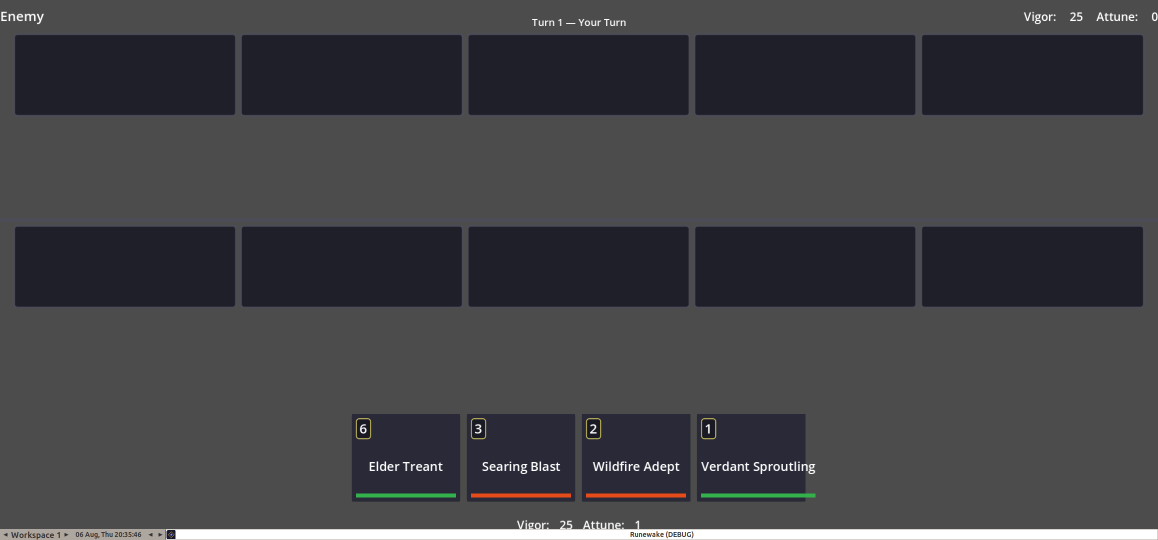
#> input picture check-2316x1080.png, 2316 x 1080 px, found by its file name (shown at 1/2 size)
$ python analyze_image.py
#> lines starting #> are read from the running program, lines starting #| are printed output that depends on the picture; after the words box and inside, x2 and y2 are one past the last pixel; in counts of white or black regions, pixels touching at a corner belong together
from PIL import Image
import numpy as np

img = Image.open('/home/fictive/runewake/check-2316x1080.png')
#> img is the input picture: PIL image 2316x1080 RGB; mean R, G, B 65.3, 65.3, 68.9
a = np.array(img)
h, w = a.shape[:2]
#> h = 1080; w = 2316

# Detailed scan of the HandArea region (y=614 to y=1057)
# Look for any pixels that are NOT medium gray (76,76,76)
print("=== HandArea anomaly scan ===")
region = a[614:1058, :, :]
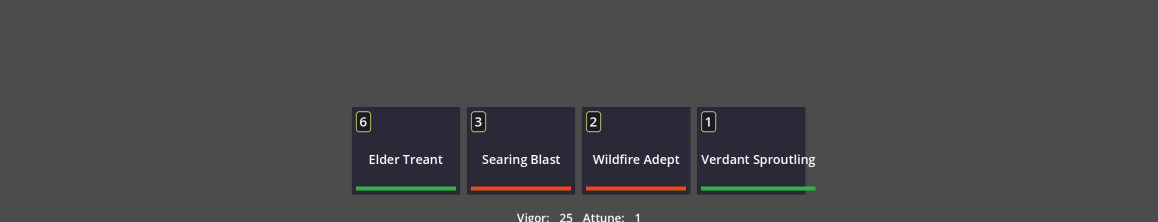
#> region: shape (444, 2316, 3) (shown at 1/2 size); mean R, G, B 72.8, 72.7, 74.2
r = region[:,:,0].astype(int)
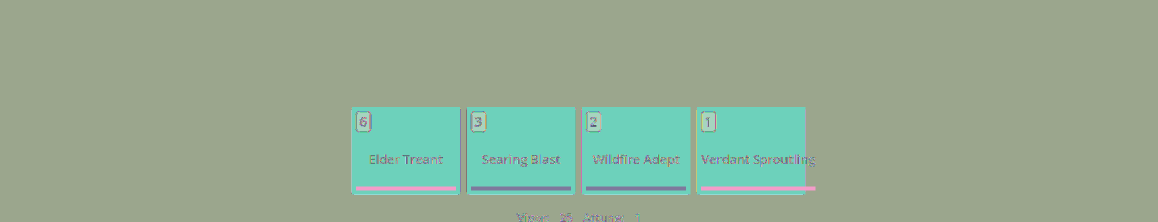
#> r: shape (444, 2316) int64 (shown at 1/2 size); 230 distinct labels, from 26 to 255; one colour per label, 0 black
g = region[:,:,1].astype(int)
#> g: shape (444, 2316) int64; 230 distinct labels, from 26 to 255
b = region[:,:,2].astype(int)
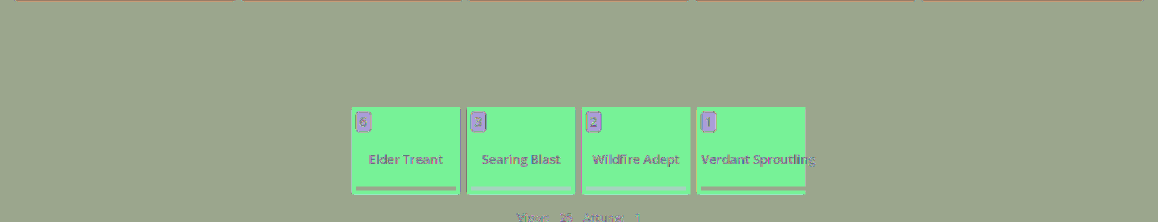
#> b: shape (444, 2316) int64 (shown at 1/2 size); 221 distinct labels, from 26 to 255; one colour per label, 0 black

# Find pixels that are different from the medium gray background
non_med = ~((r > 60) & (r < 90) & (g > 60) & (g < 90) & (b > 60) & (b < 90))
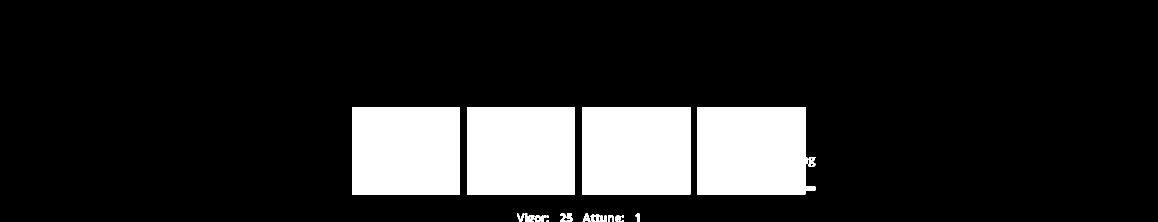
#> non_med: shape (444, 2316) bool (shown at 1/2 size); 14.9% white; 20 white regions (3 under 20 px), largest, box (x1, y1, x2, y2) and area: (1394, 214, 1631, 389) 38054, (1164, 214, 1381, 389) 37847, (934, 214, 1150, 389) 37635
count = non_med.sum()
#> count = 153002
print(f"Non-medium-gray pixels: {count}/{region.size//3} ({100*count/(region.size//3):.1f}%)")
#| Non-medium-gray pixels: 153002/1028304 (14.9%)

if count > 0:
    coords = np.where(non_med)
#> coords = 153002 positions, rows 214 to 443, columns 704 to 1630
    # Sample some colors
    colors = {}
    for i in range(0, min(len(coords[0]), 200), 5):
        cy, cx = coords[0][i], coords[1][i]
        color = tuple(region[cy, cx])
        if color not in colors:
            colors[color] = 0
        colors[color] += 1
#> this loop made 40 passes
#> (i, cx) on passes 2 to 13: (5, 709), (10, 714), (15, 719), (20, 724), (25, 729), (30, 734), (35, 739), (40, 744), (45, 749), (50, 754), (55, 759), (60, 764)
#> cx on pass 1: 704
#> after the loop, colors = {(41, 41, 56): 40}
    print(f"Unique non-gray colors: {len(colors)}")
#| Unique non-gray colors: 1
    for c in sorted(colors.items(), key=lambda x: -x[1])[:20]:
        display_c = f"RGB({c[0][0]},{c[0][1]},{c[0][2]})"
        approx = "dark" if c[0][0] < 60 else "medium" if c[0][0] < 120 else "light" if c[0][0] < 200 else "white"
        print(f"  {display_c} ({approx}): {c[1]} pixels")
#> this loop made 1 pass
#> (c, approx) on pass 1: (((41, 41, 56), 40), 'dark')
#|   RGB(41,41,56) (dark): 40 pixels

# Check for the specific HandCard background color (41,41,56)
card_bg = (r == 41) & (g == 41) & (b == 56)
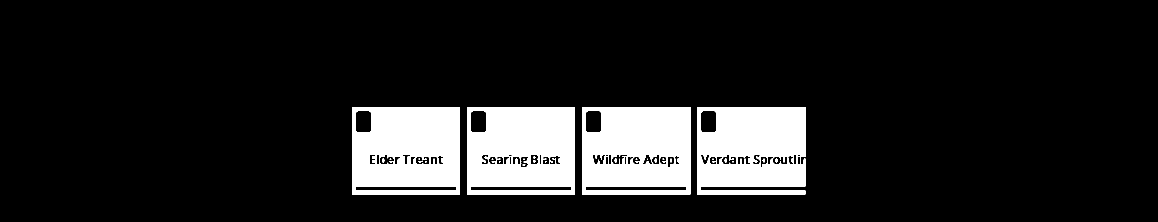
#> card_bg: shape (444, 2316) bool (shown at 1/2 size); 12.9% white; 27 white regions (15 under 20 px), largest, box (x1, y1, x2, y2) and area: (704, 214, 920, 389) 33372, (934, 214, 1150, 389) 33146, (1164, 214, 1381, 389) 33041
print(f"HandCard background (41,41,56) pixels: {card_bg.sum()}")
#| HandCard background (41,41,56) pixels: 132698

# Check for any dark rectangles (potential hand cards)
print("\n=== Dark rectangle search in HandArea ===")
dark = (r < 60) & (g < 60) & (b < 70)
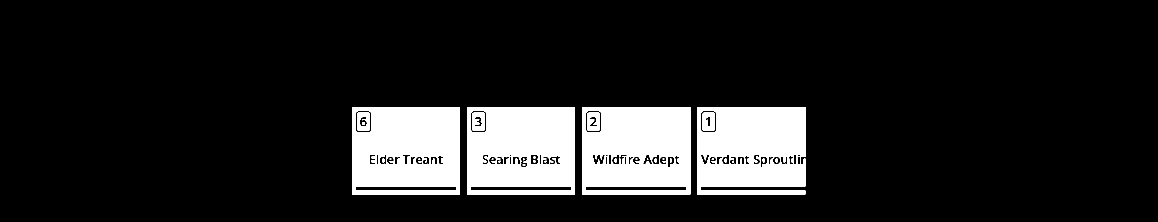
#> dark: shape (444, 2316) bool (shown at 1/2 size); 13.3% white; 31 white regions (14 under 20 px), largest, box (x1, y1, x2, y2) and area: (704, 214, 920, 389) 33532, (934, 214, 1150, 389) 33268, (1164, 214, 1381, 389) 33219
if dark.sum() > 0:
    coords = np.where(dark)
#> coords = 136634 positions, rows 214 to 388, columns 704 to 1610
    min_y, max_y = coords[0].min(), coords[0].max()
#> min_y = 214; max_y = 388
    min_x, max_x = coords[1].min(), coords[1].max()
#> min_x = 704; max_x = 1610
    print(f"  Dark pixel bounding box: x={min_x}-{max_x} ({max_x-min_x}px), y={min_y}-{max_y} ({max_y-min_y}px)")
#|   Dark pixel bounding box: x=704-1610 (906px), y=214-388 (174px)
    for y in range(min_y, max_y+1, 5):
        if dark[y].sum() > 10:
            print(f"  y=614+{y}: {dark[y].sum()} dark pixels")
#> this loop made 35 passes
#|   y=614+214: 866 dark pixels
#|   y=614+219: 866 dark pixels
#|   y=614+224: 754 dark pixels
#|   y=614+229: 843 dark pixels
#|   y=614+234: 817 dark pixels
#|   y=614+239: 824 dark pixels
#|   y=614+244: 816 dark pixels
#|   y=614+249: 819 dark pixels
#> (further printed lines are left out)

# Also check for white text in the HandArea (card names, costs)
print("\n=== White text search in HandArea ===")
white = (r > 200) & (g > 200) & (b > 200)
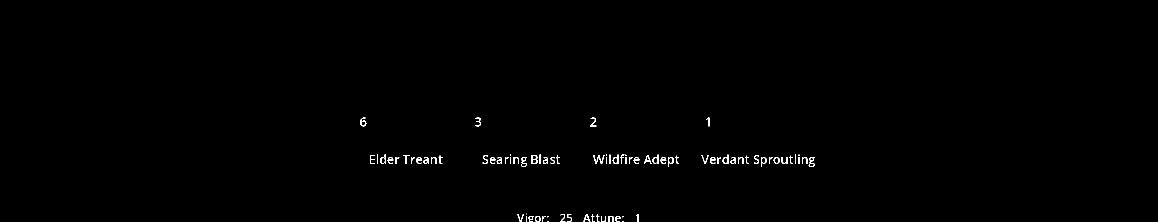
#> white: shape (444, 2316) bool (shown at 1/2 size); 0.45% white in thin lines or dots, all inside (x1, y1, x2, y2) = (720, 235, 1630, 444)
if white.sum() > 0:
    coords = np.where(white)
#> coords = 4656 positions, rows 235 to 443, columns 720 to 1629
    min_y, max_y = coords[0].min(), coords[0].max()
#> min_y = 235; max_y = 443
    min_x, max_x = coords[1].min(), coords[1].max()
#> min_x = 720; max_x = 1629
    print(f"  White pixel bounding box: x={min_x}-{max_x} ({max_x-min_x}px), y={min_y}-{max_y} ({max_y-min_y}px)")
#|   White pixel bounding box: x=720-1629 (909px), y=235-443 (208px)
    for y in range(min_y, max_y+1, 5):
        if white[y].sum() > 5:
            print(f"  y=614+{y}: {white[y].sum()} white pixels")
#> this loop made 42 passes
#|   y=614+235: 19 white pixels
#|   y=614+240: 8 white pixels
#|   y=614+245: 13 white pixels
#|   y=614+250: 18 white pixels
#|   y=614+310: 86 white pixels
#|   y=614+315: 334 white pixels
#|   y=614+320: 252 white pixels
#|   y=614+325: 228 white pixels
#> (further printed lines are left out)

# Let me also check the lane slots more carefully
print("\n=== Lane slot analysis ===")
# Enemy lanes: y=42-229
# At y=50, look for 5 horizontal rectangles
for y_check in [55, 80, 110, 140, 170, 500, 520, 550, 580]:
    row = a[min(y_check, h-1), :, :]
    # Find bright pixels (lanes slot borders)
    bright = (row[:,0] > 200) & (row[:,1] > 200) & (row[:,2] > 200)
    if bright.sum() > 10:
        indices = np.where(bright)[0]
        clusters = np.split(indices, np.where(np.diff(indices) > 10)[0] + 1)
        clusters = [(c[0], c[-1], c[-1]-c[0]+1) for c in clusters if len(c) > 3]
        print(f"  y={y_check}: {len(clusters)} bright clusters: {clusters[:10]}")
